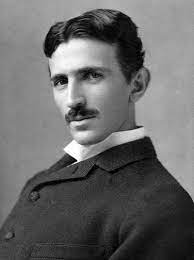
#> input picture data-files/faces/Nikola Tesla.png, 194 x 260 px, given in place of the camera
$ python blur_faces.py
#> lines starting #> are read from the running program, lines starting #| are printed output that depends on the picture
#> in run_computer_video, frame is the input picture: shape (260, 194, 3); min 0, max 255, mean 104.5
"""
Author: Jacob Pitsenberger
Program: blur_faces.py
Version: 1.0
Project: TelloEDU Demos
Date: 7/7/2023
Purpose: This module demonstrates using openCV with the TelloEDU mini drone or a computers web camera
         to blur the area surrounding detected faces.
"""

import cv2
from djitellopy import tello

def blur_faces(frame):
    """Print the number of faces detected in the drones camera stream to the output window and
    draws a box around any faces in the cv2 window if they are detected"""

    # Create a cascade
    faceCascade = cv2.CascadeClassifier("data-files\haarcascade_frontalface_default.xml")

    # Covert the frame to grayscale
    frameGray = cv2.cvtColor(frame, cv2.COLOR_BGR2GRAY)

    # Get numpy array with values for faces detected by passing in grayscale image, scale factor, and minimum neighbors
    face = faceCascade.detectMultiScale(frameGray, 1.2, 8)
#> face = [[26, 39, 104, 104]]
    # For the x, y coordinates and width, height detected
    for (x, y, w, h) in face:
        # Instead of drawing a rectangle we will first calculate the end coordinates using its boxes start coordinates
        x2 = x + w
        y2 = y + h
        # Then we create a blured image for this area of the original frame
        blur_img = cv2.blur(frame[y:y2, x:x2], (50, 50))
        # And lastly we set detected area of the frame equal to the blurred image that we got from the area
        frame[y:y2, x:x2] = blur_img
#> this loop made 1 pass
#> (x, y, w, h, x2, y2) on pass 1: (26, 39, 104, 104, 130, 143)
#> pass 1, in blur_faces, `blur_img = cv2.blur(frame[y:y2, x:x2], (50, 50))`:
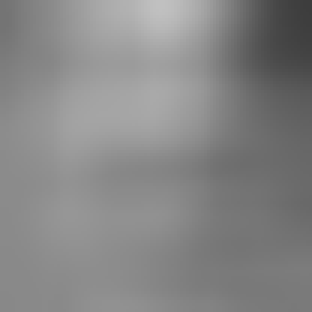
#> blur_img: shape (104, 104, 3) (shown 3 times larger); min 61, max 192, mean 133.6
#> after the loop:
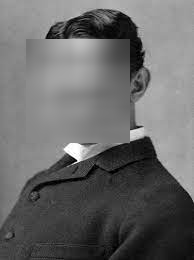
#> frame: shape (260, 194, 3); min 0, max 255, mean 104.7

def run_computer_video(cap):
    """For use in main with openCV capture object"""
    while True:
        ret, frame = cap.read()
        blur_faces(frame)
        cv2.imshow("Frame", frame)
        if cv2.waitKey(1) & 0xFF == ord('q'):
#> (key q is pressed here)
            break
    cap.release()
    cv2.destroyAllWindows()


def run_tello_video(drone):
    """For use in main with djitellopy tello object"""
    while True:
        frame = drone.get_frame_read().frame
        blur_faces(frame)
        cv2.imshow("Frame", frame)
        if cv2.waitKey(1) & 0xFF == ord('q'):
            break
    cv2.destroyAllWindows()


def main():
    # [7 lines of commented-out code are left out]
    cap = cv2.VideoCapture(0)
    run_computer_video(cap)


if __name__ == "__main__":
    main()
